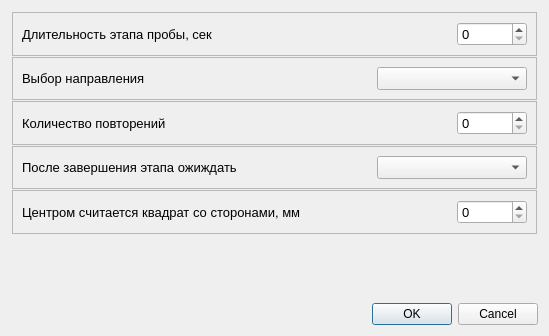
<?xml version="1.0" encoding="UTF-8"?>
<ui version="4.0">
 <class>CrossParamsDialog</class>
 <widget class="QDialog" name="CrossParamsDialog">
  <property name="geometry">
   <rect>
    <x>0</x>
    <y>0</y>
    <width>549</width>
    <height>336</height>
   </rect>
  </property>
  <property name="windowTitle">
   <string>Dialog</string>
  </property>
  <layout class="QVBoxLayout" name="verticalLayout">
   <item>
    <widget class="QWidget" name="widget" native="true">
     <property name="font">
      <font>
       <pointsize>10</pointsize>
      </font>
     </property>
     <layout class="QVBoxLayout" name="verticalLayout_2">
      <property name="spacing">
       <number>1</number>
      </property>
      <property name="leftMargin">
       <number>1</number>
      </property>
      <property name="topMargin">
       <number>1</number>
      </property>
      <property name="rightMargin">
       <number>1</number>
      </property>
      <property name="bottomMargin">
       <number>1</number>
      </property>
      <item>
       <widget class="QFrame" name="frStageTime">
        <property name="frameShape">
         <enum>QFrame::StyledPanel</enum>
        </property>
        <property name="frameShadow">
         <enum>QFrame::Raised</enum>
        </property>
        <layout class="QHBoxLayout" name="horizontalLayout">
         <item>
          <widget class="QLabel" name="lblStageTime">
           <property name="text">
            <string>Длительность этапа пробы, сек</string>
           </property>
          </widget>
         </item>
         <item>
          <spacer name="horizontalSpacer">
           <property name="orientation">
            <enum>Qt::Horizontal</enum>
           </property>
           <property name="sizeHint" stdset="0">
            <size>
             <width>40</width>
             <height>20</height>
            </size>
           </property>
          </spacer>
         </item>
         <item>
          <widget class="QSpinBox" name="edStageTime">
           <property name="minimumSize">
            <size>
             <width>70</width>
             <height>0</height>
            </size>
           </property>
          </widget>
         </item>
        </layout>
       </widget>
      </item>
      <item>
       <widget class="QFrame" name="frDirectionMode">
        <property name="frameShape">
         <enum>QFrame::StyledPanel</enum>
        </property>
        <property name="frameShadow">
         <enum>QFrame::Raised</enum>
        </property>
        <layout class="QHBoxLayout" name="horizontalLayout_2">
         <item>
          <widget class="QLabel" name="lblDirectionMode">
           <property name="text">
            <string>Выбор направления</string>
           </property>
          </widget>
         </item>
         <item>
          <spacer name="horizontalSpacer_2">
           <property name="orientation">
            <enum>Qt::Horizontal</enum>
           </property>
           <property name="sizeHint" stdset="0">
            <size>
             <width>40</width>
             <height>20</height>
            </size>
           </property>
          </spacer>
         </item>
         <item>
          <widget class="QComboBox" name="cbDirectionMode">
           <property name="minimumSize">
            <size>
             <width>150</width>
             <height>0</height>
            </size>
           </property>
          </widget>
         </item>
        </layout>
       </widget>
      </item>
      <item>
       <widget class="QFrame" name="frRepeatCount">
        <property name="frameShape">
         <enum>QFrame::StyledPanel</enum>
        </property>
        <property name="frameShadow">
         <enum>QFrame::Raised</enum>
        </property>
        <layout class="QHBoxLayout" name="horizontalLayout_3">
         <item>
          <widget class="QLabel" name="lblRepeatCount">
           <property name="text">
            <string>Количество повторений</string>
           </property>
          </widget>
         </item>
         <item>
          <spacer name="horizontalSpacer_3">
           <property name="orientation">
            <enum>Qt::Horizontal</enum>
           </property>
           <property name="sizeHint" stdset="0">
            <size>
             <width>40</width>
             <height>20</height>
            </size>
           </property>
          </spacer>
         </item>
         <item>
          <widget class="QSpinBox" name="edRepeatCount">
           <property name="minimumSize">
            <size>
             <width>70</width>
             <height>0</height>
            </size>
           </property>
          </widget>
         </item>
        </layout>
       </widget>
      </item>
      <item>
       <widget class="QFrame" name="frChangeStateMode">
        <property name="frameShape">
         <enum>QFrame::StyledPanel</enum>
        </property>
        <property name="frameShadow">
         <enum>QFrame::Raised</enum>
        </property>
        <layout class="QHBoxLayout" name="horizontalLayout_4">
         <item>
          <widget class="QLabel" name="lblChangeStateMode">
           <property name="text">
            <string>После завершения этапа ожиждать</string>
           </property>
          </widget>
         </item>
         <item>
          <spacer name="horizontalSpacer_4">
           <property name="orientation">
            <enum>Qt::Horizontal</enum>
           </property>
           <property name="sizeHint" stdset="0">
            <size>
             <width>40</width>
             <height>20</height>
            </size>
           </property>
          </spacer>
         </item>
         <item>
          <widget class="QComboBox" name="cbChangeStateMode">
           <property name="minimumSize">
            <size>
             <width>150</width>
             <height>0</height>
            </size>
           </property>
          </widget>
         </item>
        </layout>
       </widget>
      </item>
      <item>
       <widget class="QFrame" name="frCenterSize">
        <property name="frameShape">
         <enum>QFrame::StyledPanel</enum>
        </property>
        <property name="frameShadow">
         <enum>QFrame::Raised</enum>
        </property>
        <layout class="QHBoxLayout" name="horizontalLayout_5">
         <item>
          <widget class="QLabel" name="lblCenterSize">
           <property name="text">
            <string>Центром считается квадрат со сторонами, мм</string>
           </property>
          </widget>
         </item>
         <item>
          <spacer name="horizontalSpacer_5">
           <property name="orientation">
            <enum>Qt::Horizontal</enum>
           </property>
           <property name="sizeHint" stdset="0">
            <size>
             <width>40</width>
             <height>20</height>
            </size>
           </property>
          </spacer>
         </item>
         <item>
          <widget class="QSpinBox" name="edCenterSize">
           <property name="minimumSize">
            <size>
             <width>70</width>
             <height>0</height>
            </size>
           </property>
          </widget>
         </item>
        </layout>
       </widget>
      </item>
      <item>
       <spacer name="verticalSpacer">
        <property name="orientation">
         <enum>Qt::Vertical</enum>
        </property>
        <property name="sizeHint" stdset="0">
         <size>
          <width>20</width>
          <height>40</height>
         </size>
        </property>
       </spacer>
      </item>
     </layout>
    </widget>
   </item>
   <item>
    <widget class="QDialogButtonBox" name="buttonBox">
     <property name="orientation">
      <enum>Qt::Horizontal</enum>
     </property>
     <property name="standardButtons">
      <set>QDialogButtonBox::Cancel|QDialogButtonBox::Ok</set>
     </property>
    </widget>
   </item>
  </layout>
 </widget>
 <resources/>
 <connections>
  <connection>
   <sender>buttonBox</sender>
   <signal>accepted()</signal>
   <receiver>CrossParamsDialog</receiver>
   <slot>accept()</slot>
   <hints>
    <hint type="sourcelabel">
     <x>248</x>
     <y>254</y>
    </hint>
    <hint type="destinationlabel">
     <x>157</x>
     <y>274</y>
    </hint>
   </hints>
  </connection>
  <connection>
   <sender>buttonBox</sender>
   <signal>rejected()</signal>
   <receiver>CrossParamsDialog</receiver>
   <slot>reject()</slot>
   <hints>
    <hint type="sourcelabel">
     <x>316</x>
     <y>260</y>
    </hint>
    <hint type="destinationlabel">
     <x>286</x>
     <y>274</y>
    </hint>
   </hints>
  </connection>
 </connections>
</ui>
